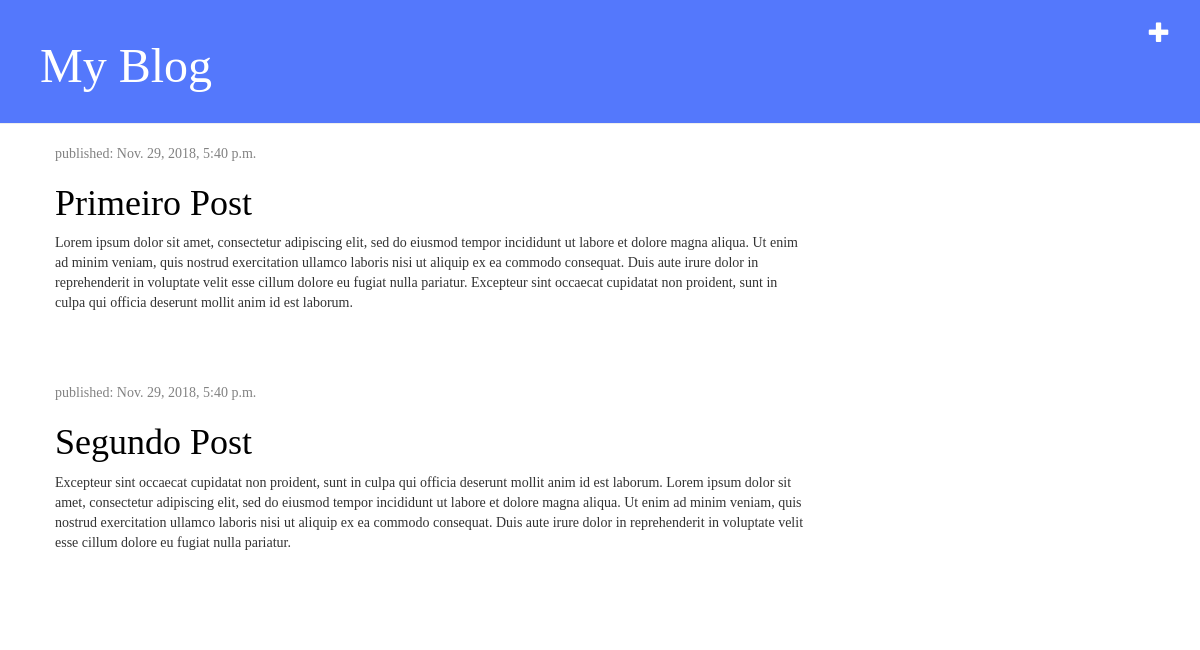
The page / on the database its author committed.
### blog/models.py (models this page shows, shortened)
class Post(models.Model):
    author = models.ForeignKey('auth.User', on_delete=models.CASCADE)
    title = models.CharField(max_length=200)
    text = models.TextField()
    created_date = models.DateTimeField(
        default=timezone.now)
    published_date = models.DateTimeField(
        blank=True, null=True)

### blog/views.py (the view)
# urls.py: path('', views.post_list, name='post_list'),
def post_list(request):
    posts = Post.objects.filter(published_date__lte=timezone.now()).order_by('published_date')
    return render(request, 'blog/post_list.html', {'posts': posts})

### blog/templates/blog/post_list.html
{% extends 'blog/base.html' %}
{% block content %}
    {% for post in posts %}
        <div class="post">
            <div class="date">
                <p>published: {{ post.published_date }}</p>
            </div>
            <h1><a href="{% url 'post_detail' pk=post.pk %}">{{ post.title }}</a></h1>
            <p>{{ post.text|linebreaksbr }}</p>
        </div>
    {% endfor %}
{% endblock %}

### blog/templates/blog/base.html (shortened to what this page needs)
{% load static %}
<html>
<head>
    <link rel="stylesheet" href="//maxcdn.bootstrapcdn.com/bootstrap/3.2.0/css/bootstrap.min.css">
    <link rel="stylesheet" href="//maxcdn.bootstrapcdn.com/bootstrap/3.2.0/css/bootstrap-theme.min.css">
    <link rel="stylesheet" href="{% static 'css/blog.css' %}">
</head>
<body>
<div class="page-header">
    <div class="row">
        <div class="col-md-6">
            <h1><a href="/">My Blog</a></h1>
        </div>
        <div class="col-md-6">
            <a href="{% url 'post_new' %}" class="top-menu" title="Novo Post"><span
                    class="glyphicon glyphicon-plus"></span></a>
        </div>
    </div>
</div>
<div class="content container">
    <div class="row">
        <div class="col-md-8">
            {% block content %}
            {% endblock %}
        </div>
    </div>
</div>
</body>
</html>

### blog/static/css/blog.css (style rules this page uses)
h1 a { color: #5478fc; font-family: 'Ani'; }
body { padding-left: 0px; }
.page-header { background-color: #5478fc; margin-top: 0; padding: 20px 20px 20px 40px; }
.page-header h1, .page-header h1 a, .page-header h1 a:visited, .page-header h1 a:active { color: #ffffff; font-size: 36pt; text-decoration: none; }
.content { margin-left: 40px; }
h1, h2, h3, h4 { font-family: 'Lobster', cursive; }
.date { color: #828282; }
.top-menu, .top-menu:hover, .top-menu:visited { color: #ffffff; float: right; font-size: 16pt; margin-right: 10px; }
.post { margin-bottom: 70px; }
.post h1 a, .post h1 a:visited { color: #000000; }
p { font-family: 'Ani'; }

### rows shown on the page
Post: published_date "Nov. 29, 2018, 5:40 p.m.", title "Primeiro Post", text "Lorem ipsum dolor sit amet, consectetur adipiscing elit, sed do eiusmod tempor incididunt ut labore et dolore magna aliqua. Ut enim ad minim veniam, quis nostrud exercitation ullamco laboris nisi ut aliquip ex ea commodo consequat. Duis aute irure dolor in reprehenderit in voluptate velit esse cillum dolore eu fugiat nulla pariatur. Excepteur sint occaecat cupidatat non proident, sunt in culpa qui officia deserunt mollit anim id est laborum."
Post: published_date "Nov. 29, 2018, 5:40 p.m.", title "Segundo Post", text "Excepteur sint occaecat cupidatat non proident, sunt in culpa qui officia deserunt mollit anim id est laborum. Lorem ipsum dolor sit amet, consectetur adipiscing elit, sed do eiusmod tempor incididunt ut labore et dolore magna aliqua. Ut enim ad minim veniam, quis nostrud exercitation ullamco laboris nisi ut aliquip ex ea commodo consequat. Duis aute irure dolor in reprehenderit in voluptate velit esse cillum dolore eu fugiat nulla pariatur."
